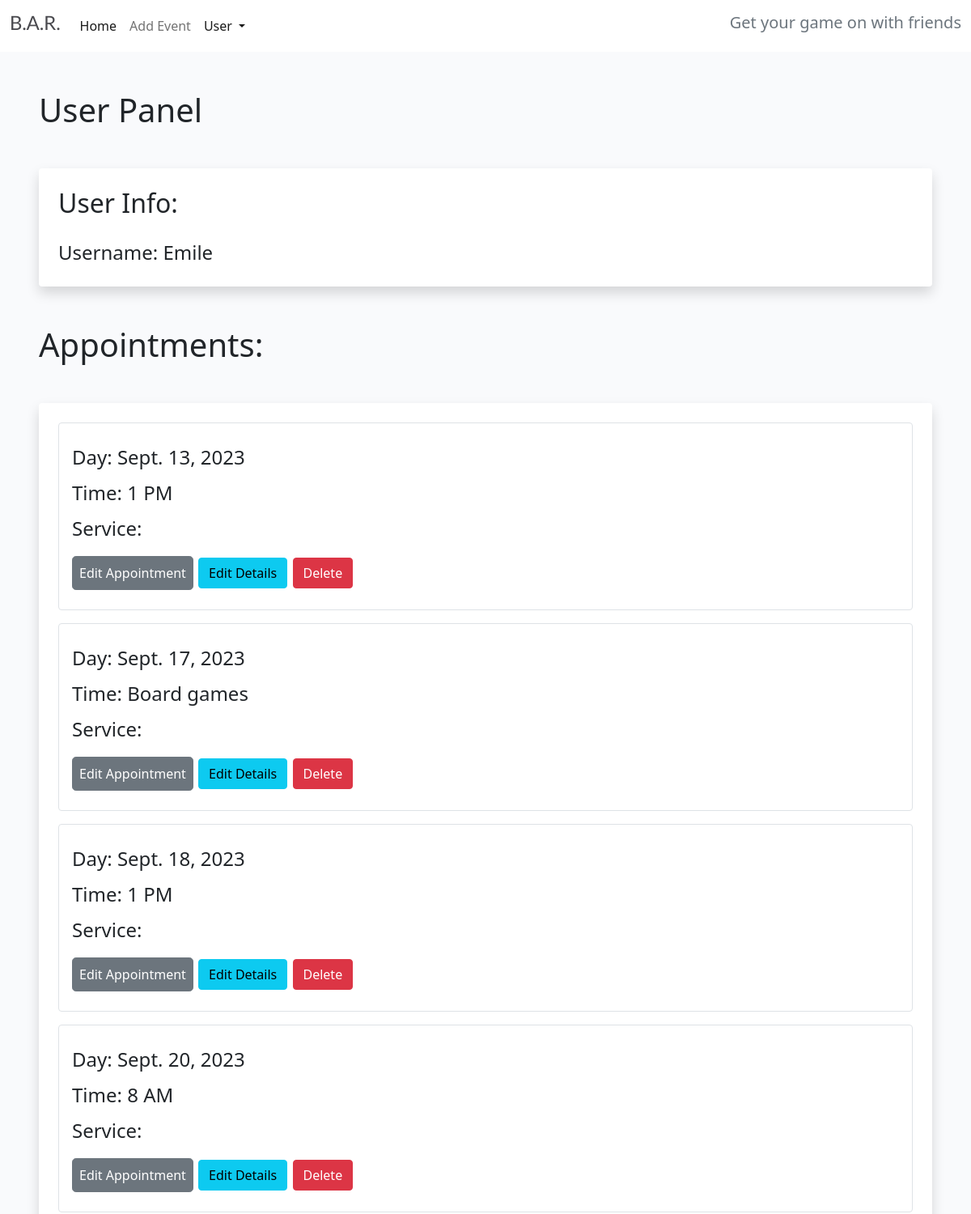
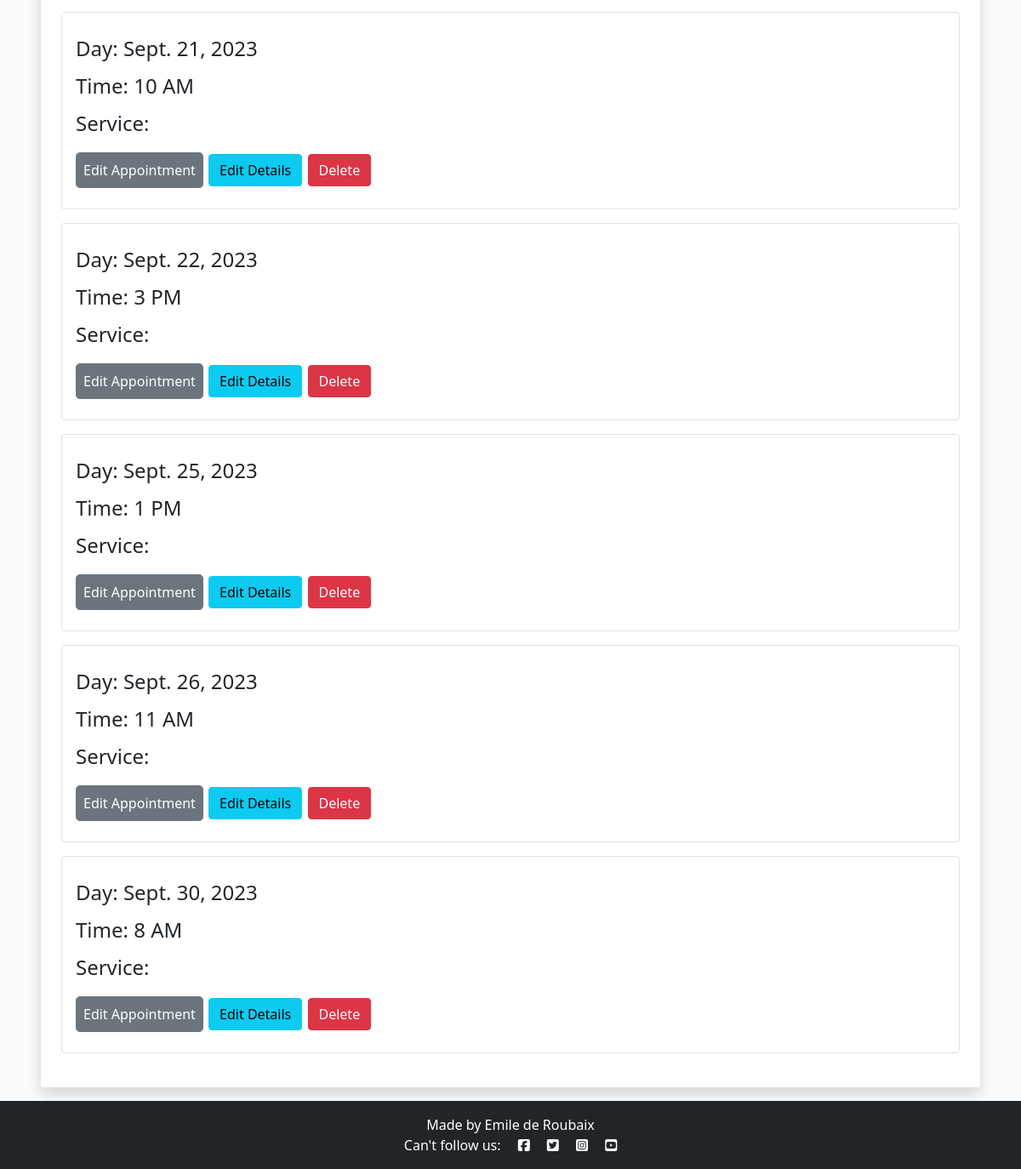
The page /user-panel (signed in) on the database its author committed (2 pictures, top to bottom).
### game_dates/models.py (models this page shows, shortened)
class Appointment(models.Model):
    user = models.ForeignKey(
        User, on_delete=models.CASCADE, null=True, blank=True)
    type = models.CharField(
        max_length=50, choices=SERVICE_CHOICES, default="Online gaming")
    day = models.DateField(default=datetime.now)
    time = models.CharField(
        max_length=24, choices=TIME_CHOICES)
    updated_on = models.DateTimeField(auto_now=True)
    description = models.CharField(
        max_length=50, null=True)
    content = models.TextField()
    created_on = models.DateTimeField(auto_now_add=True)
    approved = models.BooleanField(default=True)
    attending = models.ManyToManyField(
        User, related_name='event_attending', blank=True)
    class Meta:
        ordering = ["-created_on"]

### game_dates/views.py (the view)
# urls.py: path('user-panel', views.userPanel, name='userPanel'),
def userPanel(request):
    user = request.user
    appointments = Appointment.objects.filter(user=user).order_by(
        'day', 'time')
    return render(request, 'userPanel.html', {
        'user': user,
        'appointments': appointments,
    })

### game_dates/templates/userPanel.html
{% extends "base.html" %}
{% block content %}
{% if user.is_authenticated %}
<h1 class=" ms-5 mt-5 ">User Panel</h1>
<div class="shadow p-4 mb-5 bg-body bg-body rounded text-black  m-5 ">
    <h2 class="">User Info:</h2>
    <ul class="list-group fs-4 mt-3">
            <li class="list-group mt-2">Username: {{ user.username }}</li>
    </ul>
</div>
{% if appointments.count > 0 %}
<div class="mt-5 ">
    <h1 class=" ms-5">Appointments:</h1>
    <div class="shadow p-4 mb-3 bg-body bg-body rounded text-black  m-5">
        {% for appointment in appointments %}
        <div class="list-group fs-4 border p-3 mb-3">
            <p class="list-group mt-2">Day: {{ appointment.day }}</p>
            <p class="list-group mt-2">Time: {{ appointment.time }}</p>
            <p class="list-group mt-2">Service: {{ appointment.service }}</p>
            <div class="mt-3 mb-2">
                <a class="btn btn-secondary rounded-3 p-2" href="{% url 'bookingUpdate' appointment.id %}">Edit Appointment</a>
                <a href="{% url 'bookingUpdate' appointment.id %}" class="btn btn-info">Edit Details</a>
                <a href="{% url 'bookingDelete' appointment.id %}" class="btn btn-danger">Delete</a>
            </div>
        </div>
        {% endfor %}
    </div>
</div>
{% endif %}
{% else %}
<div class="shadow p-4 mb-5 bg-body bg-body rounded text-black  m-5">
    <h1 class="p-2  ms-3">First Sign in!</h1>
    <a href="{% url 'login' %}" class="btn btn-primary text-white">Sign in</a>
</div>
{% endif %}
{% endblock %}

### static/css/style.css (style rules this page uses)
body { background-color: #F9FAFC; }
.main-bg { background-color: #F9FAFC; }

### rows shown on the page
Appointment: day "Sept. 13, 2023", time "1 PM"
Appointment: day "Sept. 17, 2023", time "Board games"
Appointment: day "Sept. 18, 2023", time "1 PM"
Appointment: day "Sept. 20, 2023", time "8 AM"
Appointment: day "Sept. 21, 2023", time "10 AM"
Appointment: day "Sept. 22, 2023", time "3 PM"
Appointment: day "Sept. 25, 2023", time "1 PM"
Appointment: day "Sept. 26, 2023", time "11 AM"
Appointment: day "Sept. 30, 2023", time "8 AM"

### other values the page prints
{{ user.username }} "Emile"
